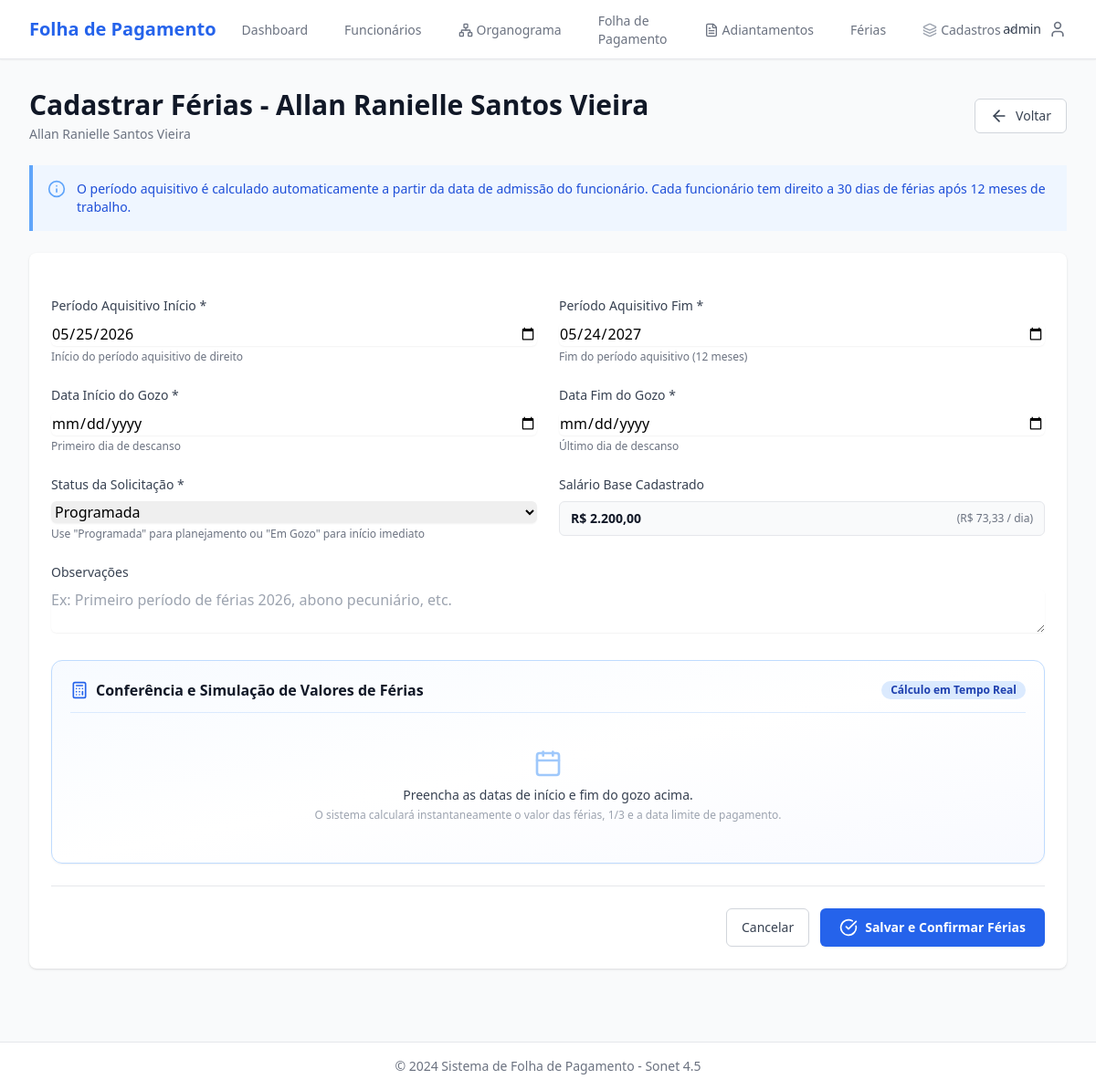
The app's page /funcionarios/10/ferias/novo/ (signed in) with its own data.
### funcionarios/models.py (models this page shows, shortened)
class Funcionario(TimeStampedModel):
    STATUS_CHOICES = [
        ('A', 'Ativo'),
        ('I', 'Inativo'),
        ('F', 'Férias'),
        ('L', 'Licença'),
    ]
    nome_completo = models.CharField('Nome Completo', max_length=200)
    cpf = models.CharField('CPF', max_length=14, unique=True)
    foto = models.ImageField('Foto', upload_to='funcionarios/fotos/', blank=True, null=True)
    data_nascimento = models.DateField('Data de Nascimento', null=True, blank=True)
    email = models.EmailField('E-mail', blank=True)
    telefone = models.CharField('Telefone', max_length=20, blank=True)
    endereco = models.TextField('Endereço', blank=True)
    chave_pix = models.CharField('Chave PIX', max_length=200, blank=True, help_text='CPF, E-mail, Telefone ou Chave Aleatória')
    data_admissao = models.DateField('Data de Admissão')
    funcao = models.ForeignKey(
        Funcao,
        on_delete=models.PROTECT,
        verbose_name='Função',
        related_name='funcionarios'
    )
    setor = models.ForeignKey(
        Setor,
        on_delete=models.PROTECT,
        verbose_name='Setor',
        related_name='funcionarios'
    )
    salario_base = models.DecimalField(
        'Salário Base',
        max_digits=10,
        decimal_places=2,
        validators=[MinValueValidator(0)]
    )
    status = models.CharField('Status', max_length=1, choices=STATUS_CHOICES, default='A')
    participa_folha = models.BooleanField(
        'Participa da Folha de Pagamento',
        default=True,
        help_text='Desmarque para funcionários que não devem aparecer na folha (ex: sócios, consultores externos)'
    )
    superior = models.ForeignKey(
        'self',
        on_delete=models.SET_NULL,
        null=True,
        blank=True,
        verbose_name='Superior/Responsável',
        related_name='subordinados',
        help_text='Funcionário responsável direto por este colaborador'
    )
    observacoes = models.TextField('Observações', blank=True)
    class Meta:
        verbose_name = 'Funcionário'
        verbose_name_plural = 'Funcionários'
        ordering = ['nome_completo']

### funcionarios/views.py (the view)
# urls.py: path('<int:funcionario_pk>/ferias/novo/', views.ferias_create, name='ferias_create'),
@login_required
def ferias_create(request, funcionario_pk):
    funcionario = get_object_or_404(Funcionario, pk=funcionario_pk)
    if request.method == 'POST':
        form = FeriasForm(request.POST)
        if form.is_valid():
            ferias = form.save(commit=False)
            ferias.funcionario = funcionario
            ferias.save()
            messages.success(request, 'Férias cadastradas com sucesso!')
            return redirect('funcionarios:detail', pk=funcionario.pk)
    else:
        periodo_inicio, periodo_fim = Ferias.calcular_periodo_aquisitivo(funcionario.data_admissao)
        initial_data = {
            'periodo_aquisitivo_inicio': periodo_inicio,
            'periodo_aquisitivo_fim': periodo_fim,
            'funcionario': funcionario,
        }
        form = FeriasForm(initial=initial_data)
    context = {
        'form': form,
        'funcionario': funcionario,
        'title': f'Cadastrar Férias - {funcionario.nome_completo}'
    }
    return render(request, 'funcionarios/ferias_form.html', context)

### funcionarios/models.py (called while the page is built)
    @classmethod
    def calcular_periodo_aquisitivo(cls, data_admissao):
        hoje = date.today()
        anos_completos = (hoje - data_admissao).days // 365
        inicio = data_admissao + relativedelta(years=anos_completos)
        fim = inicio + relativedelta(years=1) - timedelta(days=1)
        return inicio, fim

### templates/funcionarios/ferias_form.html (shortened to what this page needs)
{% extends 'base.html' %}
{% load widget_tweaks %}
{% block content %}
<div class="space-y-6">
    <div class="flex justify-between items-center">
        <div>
            <h1 class="text-3xl font-bold text-gray-900">{{ title }}</h1>
            <p class="mt-1 text-sm text-gray-500">{{ funcionario.nome_completo }}</p>
        </div>
        <a href="{% url 'funcionarios:detail' funcionario.pk %}" class="inline-flex items-center px-4 py-2 border border-gray-300 text-sm font-medium rounded-md text-gray-700 bg-white hover:bg-gray-50">
            <i data-lucide="arrow-left" class="w-5 h-5 mr-2"></i>
            Voltar
        </a>
    </div>
    <div class="bg-blue-50 border-l-4 border-blue-400 p-4">
        <div class="flex">
            <div class="flex-shrink-0">
                <i data-lucide="info" class="w-5 h-5 text-blue-400"></i>
            </div>
            <div class="ml-3">
                <p class="text-sm text-blue-700">
                    O período aquisitivo é calculado automaticamente a partir da data de admissão do funcionário.
                    Cada funcionário tem direito a 30 dias de férias após 12 meses de trabalho.
                </p>
            </div>
        </div>
    </div>
    <div class="bg-white shadow rounded-lg p-6" x-data="feriasSimulador({{ funcionario.salario_base|stringformat:'.2f' }})">
        <form method="post" class="space-y-6">
            <div class="grid grid-cols-1 gap-6 sm:grid-cols-2">
                <div>
                    <label class="block text-sm font-medium text-gray-700 mb-2">Período Aquisitivo Início *</label>
                    {% render_field form.periodo_aquisitivo_inicio class="w-full rounded-md border-gray-300 shadow-sm focus:border-blue-500 focus:ring-blue-500" type="date" %}
                    <p class="mt-1 text-xs text-gray-500">Início do período aquisitivo de direito</p>
                </div>
                <div>
                    <label class="block text-sm font-medium text-gray-700 mb-2">Período Aquisitivo Fim *</label>
                    {% render_field form.periodo_aquisitivo_fim class="w-full rounded-md border-gray-300 shadow-sm focus:border-blue-500 focus:ring-blue-500" type="date" %}
                    <p class="mt-1 text-xs text-gray-500">Fim do período aquisitivo (12 meses)</p>
                </div>
                <div>
                    <label class="block text-sm font-medium text-gray-700 mb-2">Data Início do Gozo *</label>
                    {% render_field form.data_inicio_gozo class="w-full rounded-md border-gray-300 shadow-sm focus:border-blue-500 focus:ring-blue-500" type="date" x-model="inicio" @change="recalcular()" %}
                    <p class="mt-1 text-xs text-gray-500">Primeiro dia de descanso</p>
                </div>
                <div>
                    <label class="block text-sm font-medium text-gray-700 mb-2">Data Fim do Gozo *</label>
                    {% render_field form.data_fim_gozo class="w-full rounded-md border-gray-300 shadow-sm focus:border-blue-500 focus:ring-blue-500" type="date" x-model="fim" @change="recalcular()" %}
                    <p class="mt-1 text-xs text-gray-500">Último dia de descanso</p>
                </div>
                <div>
                    <label class="block text-sm font-medium text-gray-700 mb-2">Status da Solicitação *</label>
                    {% render_field form.status class="w-full rounded-md border-gray-300 shadow-sm focus:border-blue-500 focus:ring-blue-500" %}
                    <p class="mt-1 text-xs text-gray-500">Use "Programada" para planejamento ou "Em Gozo" para início imediato</p>
                </div>
                <div>
                    <label class="block text-sm font-medium text-gray-700 mb-2">Salário Base Cadastrado</label>
                    <div class="px-3 py-2 bg-gray-50 border border-gray-200 rounded-md text-sm font-semibold text-gray-900 flex items-center justify-between">
                        <span>R$ {{ funcionario.salario_base|floatformat:2 }}</span>
                        <span class="text-xs font-normal text-gray-500">(R$ <span x-text="formatar(valorDia)"></span> / dia)</span>
                    </div>
                </div>
                <div class="sm:col-span-2">
                    <label class="block text-sm font-medium text-gray-700 mb-2">Observações</label>
                    {% render_field form.observacoes class="w-full rounded-md border-gray-300 shadow-sm focus:border-blue-500 focus:ring-blue-500" rows="2" placeholder="Ex: Primeiro período de férias 2026, abono pecuniário, etc." %}
                </div>
            </div>
            <div class="mt-6 border border-blue-200 rounded-xl bg-gradient-to-br from-blue-50/50 via-white to-indigo-50/40 p-5 shadow-sm">
                <div class="flex items-center justify-between border-b border-blue-100 pb-3 mb-4">
                    <div class="flex items-center space-x-2">
                        <i data-lucide="calculator" class="w-5 h-5 text-blue-600"></i>
                        <h3 class="text-base font-bold text-gray-900">Conferência e Simulação de Valores de Férias</h3>
                    </div>
                    <span class="inline-flex items-center px-2.5 py-0.5 rounded-full text-xs font-semibold bg-blue-100 text-blue-800">
                        Cálculo em Tempo Real
                    </span>
                </div>
                <template x-if="!dias || dias <= 0">
                    <div class="py-6 text-center text-gray-500">
                        <i data-lucide="calendar" class="w-8 h-8 mx-auto text-blue-400 mb-2 opacity-60"></i>
                        <p class="text-sm font-medium text-gray-700">Preencha as datas de início e fim do gozo acima.</p>
                        <p class="text-xs text-gray-400 mt-1">O sistema calculará instantaneamente o valor das férias, 1/3 e a data limite de pagamento.</p>
                    </div>
                </template>
            </div>
            <div class="flex justify-end space-x-3 border-t border-gray-200 pt-6">
                <a href="{% url 'funcionarios:detail' funcionario.pk %}" class="inline-flex items-center px-4 py-2 border border-gray-300 text-sm font-medium rounded-md text-gray-700 bg-white hover:bg-gray-50">
                    Cancelar
                </a>
                <button type="submit" class="inline-flex items-center px-5 py-2.5 border border-transparent text-sm font-semibold rounded-md shadow-sm text-white bg-blue-600 hover:bg-blue-700 transition-all">
                    <i data-lucide="check-circle" class="w-5 h-5 mr-2"></i>
                    Salvar e Confirmar Férias
                </button>
            </div>
        </form>
    </div>
</div>
{% endblock %}

### templates/base.html (shortened to what this page needs)
{% load static %}
<!DOCTYPE html>
<html lang="pt-BR">
<head>
    <script src="https://cdn.tailwindcss.com"></script>
</head>
<body class="bg-gray-50 min-h-screen">
    <nav class="bg-white shadow-sm border-b border-gray-200">
        <div class="max-w-7xl mx-auto px-4 sm:px-6 lg:px-8">
            <div class="flex justify-between h-16">
                <div class="flex">
                    <div class="flex-shrink-0 flex items-center">
                        <h1 class="text-xl font-bold text-blue-600">Folha de Pagamento</h1>
                    </div>
                    <div class="hidden sm:ml-6 sm:flex sm:space-x-8">
                        <a href="{% url 'core:dashboard' %}" class="border-transparent text-gray-500 hover:border-gray-300 hover:text-gray-700 inline-flex items-center px-1 pt-1 border-b-2 text-sm font-medium">
                            Dashboard
                        </a>
                        <a href="{% url 'funcionarios:list' %}" class="border-transparent text-gray-500 hover:border-gray-300 hover:text-gray-700 inline-flex items-center px-1 pt-1 border-b-2 text-sm font-medium">
                            Funcionários
                        </a>
                        <a href="{% url 'funcionarios:organograma' %}" class="border-transparent text-gray-500 hover:border-gray-300 hover:text-gray-700 inline-flex items-center px-1 pt-1 border-b-2 text-sm font-medium">
                            <i data-lucide="network" class="w-4 h-4 mr-1"></i>
                            Organograma
                        </a>
                        <a href="{% url 'folha:list' %}" class="border-transparent text-gray-500 hover:border-gray-300 hover:text-gray-700 inline-flex items-center px-1 pt-1 border-b-2 text-sm font-medium">
                            Folha de Pagamento
                        </a>
                        <a href="{% url 'funcionarios:adiantamento_list' %}" class="border-transparent text-gray-500 hover:border-gray-300 hover:text-gray-700 inline-flex items-center px-1 pt-1 border-b-2 text-sm font-medium">
                            <i data-lucide="file-text" class="w-4 h-4 mr-1"></i>
                            Adiantamentos
                        </a>
                        <a href="{% url 'funcionarios:ferias_list' %}" class="border-transparent text-gray-500 hover:border-gray-300 hover:text-gray-700 inline-flex items-center px-1 pt-1 border-b-2 text-sm font-medium">
                            Férias
                        </a>
                        <div class="relative inline-flex items-center" x-data="{ openCadastros: false }">
                            <button @click="openCadastros = !openCadastros" type="button" class="border-transparent text-gray-500 hover:border-gray-300 hover:text-gray-700 inline-flex items-center px-1 pt-1 border-b-2 text-sm font-medium focus:outline-none">
                                <i data-lucide="layers" class="w-4 h-4 mr-1 text-gray-400"></i>
                                Cadastros
                                <i data-lucide="chevron-down" class="w-3.5 h-3.5 ml-1 text-gray-400"></i>
                            </button>
                        </div>
                    </div>
                </div>
                <div class="flex items-center">
                    {% if user.is_authenticated %}
                        <div class="ml-3 relative" x-data="{ open: false }">
                            <button @click="open = !open" class="flex items-center text-sm focus:outline-none focus:ring-2 focus:ring-offset-2 focus:ring-blue-500 rounded-full">
                                <span class="text-gray-700 mr-2">{{ user.username }}</span>
                                <i data-lucide="user" class="w-5 h-5 text-gray-500"></i>
                            </button>
                        </div>
                    {% endif %}
                </div>
            </div>
        </div>
    </nav>
    <main class="max-w-7xl mx-auto px-4 sm:px-6 lg:px-8 py-8">
        {% block content %}{% endblock %}
    </main>
    <footer class="bg-white border-t border-gray-200 mt-12">
        <div class="max-w-7xl mx-auto px-4 sm:px-6 lg:px-8 py-4">
            <p class="text-center text-sm text-gray-500">
                © 2024 Sistema de Folha de Pagamento - Sonet 4.5
            </p>
        </div>
    </footer>
</body>
</html>

### records on screen
Funcionario: nome_completo "Allan Ranielle Santos Vieira", salario_base "2.200,00"

### other values on screen
{{ user.username }} "admin"
{{ title }} "Cadastrar Férias - Allan Ranielle Santos Vieira"
